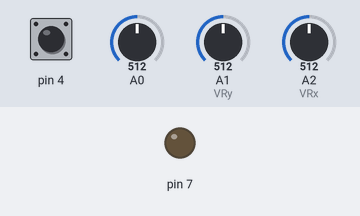
The sketch below on a simulated Arduino Uno, built with avr-gcc and run on an emulated ATmega328P. On the bench: output pins drawn as LEDs (lit = HIGH). Inputs (shaded band) come from the test bench; at power-on: pin 4 HIGH, A0 = 512, A1 (VRy) = 512, A2 (VRx) = 512. No radio packets arrive unless stated.

Above: at 1.2 s.
1.3 s: pin 4 pulled LOW for 0.15 s
At 1.37 s:
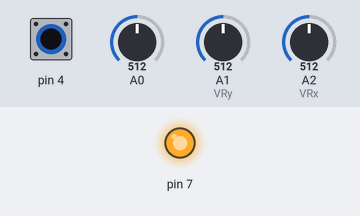
2.9 s: pin 4 pulled LOW for 3.2 s
At 7.4 s:
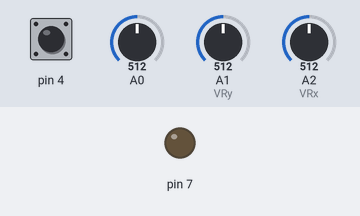
Timing chart, 0 to 8.9 s (numbered marks = the images above; inputs shaded):
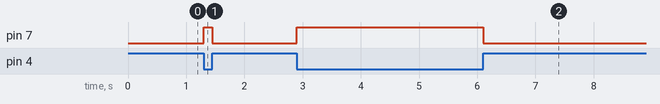

The sketch:

tx.ino
```cpp
#include <SPI.h>
#include <RF24.h>

const int VRx = A2;
const int VRy = A1;

RF24 radio(9, 10);  // CE, CSN

const byte address[6] = "36154";

struct Data {
  int a;
  int b;
  int c;
};

void setup() {
  Serial.begin(9600);
  radio.begin();
  radio.setDataRate(RF24_250KBPS);
  radio.openWritingPipe(address);
  radio.setPALevel(RF24_PA_MAX);
  radio.setChannel(108);
  radio.stopListening();
  pinMode(A0,INPUT);
  pinMode(7,OUTPUT);
  pinMode(4, INPUT_PULLUP);
}

void loop() {
  int v = analogRead(A0);
  int x = analogRead(VRx);
  int y = analogRead(VRy);
  int btn = digitalRead(4);
  int vr = 1000;
  if(btn==0){
    vr = map(v, 0, 990, 1000, 1700);
    digitalWrite(7,HIGH);
  } else{
    digitalWrite(7,LOW);
  }
  int xr = map(x, 0, 1023, 0, 180);
  int yr = map(y, 0, 1023, 0, 180);
  int r = xr;//145
  int l = 180-xr;//45
  yr = 180-yr ;
  if(yr > 92 ){
    r = r+(yr/2) ;
    l = l+(yr/2) ;
  }else if (yr < 88){
    r = r-((180-yr)/2) ;
    l = l-((180-yr)/2) ;
  }
  if(r>145){
    r = 145;
  }
  if(l<45){
    l = 45;
  }
  if(r<0){
    r=0;
  }
  if(l>180){
    l=180;
  }

  Data dataToSend;
  dataToSend.a = vr;
  dataToSend.b = r;
  dataToSend.c = l;

  radio.write(&dataToSend, sizeof(dataToSend));

  //Serial.print("Sent: ");
  //Serial.print(dataToSend.a); Serial.print(", ");
  //Serial.print(r); Serial.print(", ");
  //Serial.println(l);

}
```

Measured:
- after the input at 1.3 s, pin 7: LOW → HIGH at once, → LOW 0.15 s later
- after the input at 2.9 s, pin 7: LOW → HIGH at once, → LOW 3.2 s later
